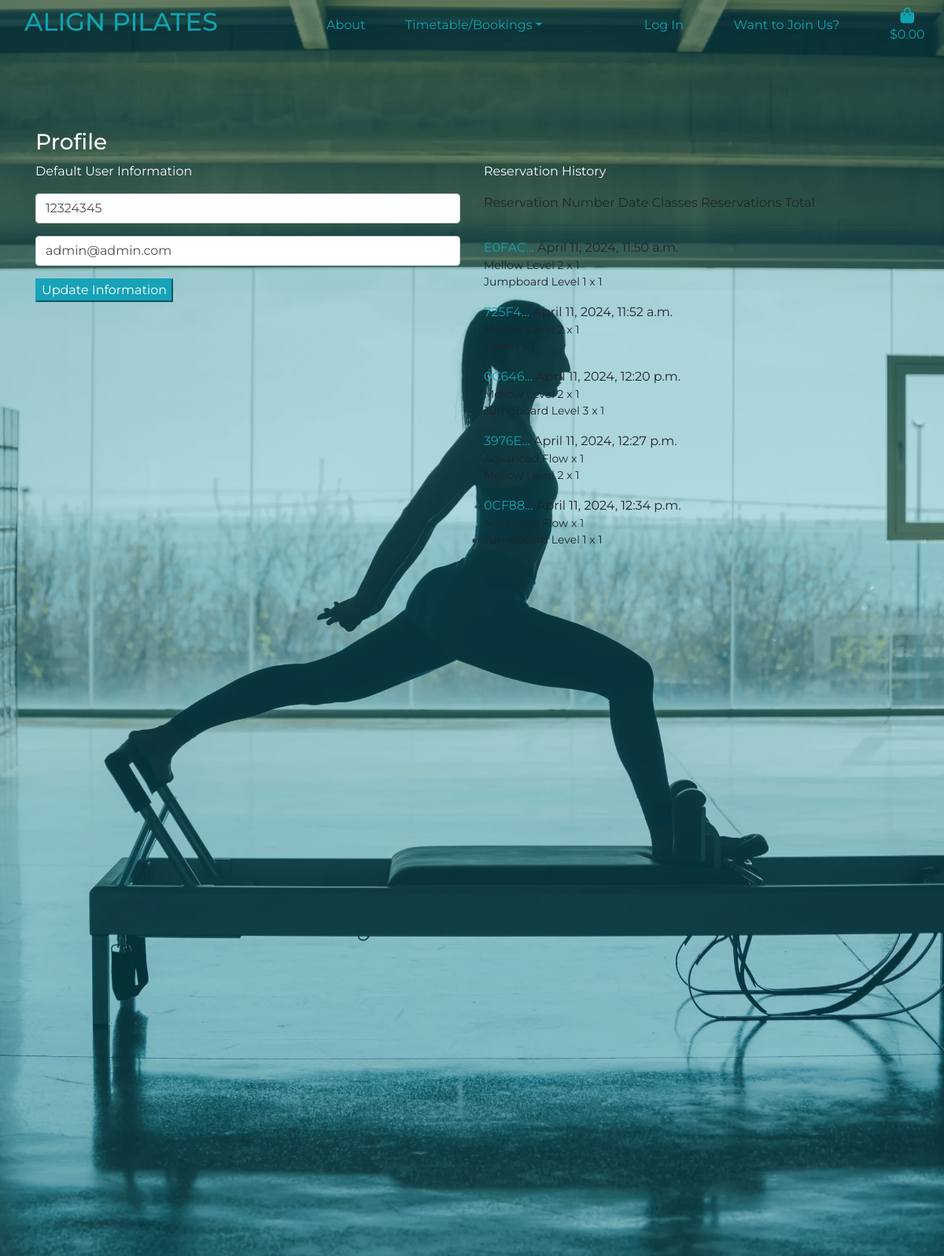
/profile/ (signed in), run on the app's committed database.
### profiles/models.py (models this page shows, shortened)
class UserProfile(models.Model):
    user = models.OneToOneField(User, on_delete=models.CASCADE)
    default_phone_number = models.CharField(max_length=20, null=True, blank=True)
    email = models.EmailField(max_length=254, null=False, blank=False)

### checkout/models.py (models this page shows, shortened)
class Reservation(models.Model):
    reservation_number = models.CharField(max_length=32, null=False, editable=False)
    user_profile = models.ForeignKey(UserProfile, on_delete=models.SET_NULL, null=True,
                                    blank=True, related_name='reservations')
    full_name = models.CharField(max_length=50, null=False, blank=False)
    email = models.EmailField(max_length=254, null=False, blank=False)
    phone_number = models.CharField(max_length=20, null=False, blank=False)
    date = models.DateTimeField(auto_now_add=True)
    reservation_total = models.DecimalField(max_digits=10, decimal_places=2, null=False, default=0)
    original_basket = models.TextField(null=False, blank=False, default='')
    stripe_pid = models.CharField(max_length=254, null=False, blank=False, default='')

class ReservationLineItem(models.Model):
    reservation = models.ForeignKey(Reservation, null=False, blank=False, on_delete=models.CASCADE, related_name='lineitems')
    class_type = models.ForeignKey(Class_Type, null=False, blank=False, on_delete=models.CASCADE)
    quantity = models.IntegerField(null=False, blank=False, default=1)
    lineitem_total = models.DecimalField(max_digits=6, decimal_places=2, null=False, blank=False, editable=False)

### classes/models.py (models this page shows)
class Class_Type(models.Model):
    name = models.CharField(max_length=254)
    level = models.ForeignKey('Level', null=True, blank=True, on_delete=models.SET_NULL)
    description = models.TextField()
    teacher = models.CharField(max_length=254)
    cost = models.DecimalField(max_digits=4, decimal_places=2)
    time = models.TimeField()
    day = models.CharField(max_length=9)
    rating = models.DecimalField(max_digits=6, decimal_places=2, null=True, blank=True)
    day_number = models.IntegerField(default=1)
    def __str__(self):
        return self.name

### profiles/views.py (the view)
# urls.py: path('profile/', include('profiles.urls')),
def profile(request):
    profile = get_object_or_404(UserProfile, user=request.user)
    if request.method == "POST":
        form = UserProfileForm(request.POST, instance=profile)
        if form.is_valid():
            form.save()
            messages.success(request, 'Profile Updated Successfully!')
    form = UserProfileForm(instance=profile)
    reservations = profile.reservations.all()
    template = 'profiles/profile.html'
    context = {
        'form': form,
        'reservations': reservations,
        'on_profile_page': True,
    }
    return render(request, template, context)

### profiles/forms.py
class UserProfileForm(forms.ModelForm):
    class Meta:
        model = UserProfile
        exclude = ('user',)
    def __init__(self, *args, **kwargs):
        super().__init__(*args, **kwargs)
        placeholders = {
            'full_name': 'Full Name',
            'email': 'Email Address',
            'default_phone_number': 'Phone Number',
        }
        self.fields['default_phone_number'].widget.attrs['autofocus'] = True
        for field in self.fields:
            if self.fields[field].required:
                placeholder = f'{placeholders[field]} *'
            else:
                placeholder = placeholders[field]
            self.fields[field].widget.attrs['placeholder'] = placeholder
            self.fields[field].widget.attrs['class'] = 'profile-form-input'
            self.fields[field].label = False

### basket/contexts.py (called while the page is built, shortened)
def basket_contents(request):
    basket_items = []
    grand_total = 0
    class_count = 0
    cost = 15
    basket = request.session.get('basket', {})
    context = {
        'basket_items': basket_items,
        'grand_total': grand_total,
        'class_count': class_count,
    }
    return context

### profiles/templates/profiles/profile.html (shortened to what this page needs)
{% extends 'base.html' %}
{% load static %}
{% block extra_css %}
    <link rel="stylesheet" href="{% static 'profiles/css/profile.css' %}">
{% endblock %}
{% block page_header %}
    <div class="container header-container">
    </div>
{% endblock %}
{% block content %}
    <div class="overlay"></div>
    <div class="container">
        <div class="row">
            <div class="col">
                <h3>Profile</h3>
            </div>
        </div>
        <div class="row">
            <div class="col-12 col-lg-6">
                <p>Default User Information</p>
                <form action="{% url 'profile' %}" class="mt-3" method="POST" id="profile-update-info-form">
                    {{ form|crispy }}
                    <button class="button btn-info">Update Information</button>
                </form>
            </div>
            <div class="col-12 col-lg-6">
                <p>Reservation History</p>
                <div class="table-responsive reservation-table">
                    <div class="table table-sm">
                        <thead>
                            <tr>
                                <th>Reservation Number</th>
                                <th>Date</th>
                                <th>Classes</th>
                                <th>Reservations Total</th>
                            </tr>
                        </thead>
                        <hr>
                        <tbody>
                            {% for reservation in reservations %}
                                <tr>
                                    <td>
                                        <a href="{% url 'reservation_history' reservation.reservation_number %}"
                                        title="{{ reservation.reservation_number }}">
                                        {{ reservation.reservation_number|truncatechars:6 }}
                                        </a>
                                    </td>
                                    <td>{{ reservation.date }}</td>
                                    <td>
                                        <ul class="list-unstyled">
                                            {% for reservation in reservation.lineitems.all %}
                                                <li class="small">{{ reservation.class_type }} x {{ reservation.quantity }}</li>
                                            {% endfor %}
                                        </ul>
                                    </td>
                                </tr>
                            {% endfor%}
                        </tbody>
                    </div>
                </div>
            </div>
        </div>
    </div>
{% endblock %}

### static/css/base.css (style rules this page uses)
html { height: 100%; }
body { background: url('/media/site-header.webp') no-repeat center center fixed; height: calc(100vh - 164px); background-size: cover; color: #fafafa; font-family: 'Montserrat'; }
.header-container { height: 164px; }
a { color: #0FA3B1; }
.overlay { height: 100%; width: 100%; top: 0; left: 0; position: fixed; background: #0FA3B1; opacity: 0.3; z-index: -1; }

### profiles/static/profiles/css/profile.css (style rules this page uses)
#profile-update-info-form input::placeholder, #profile-update-info-form { color: #2D3142; }
.reservation-table { max-height: 450px; overflow-y: auto; color: #fafafa !important; }

### data on the page
UserProfile: default_phone_number "12324345", email "admin@admin.com"
Reservation: reservation_number "E0FAC…", date "April 11, 2024, 11:50 a.m."
ReservationLineItem: class_type "Mellow Level 2", quantity "1"
ReservationLineItem: class_type "Jumpboard Level 1", quantity "1"
Reservation: reservation_number "725F4…", date "April 11, 2024, 11:52 a.m."
ReservationLineItem: class_type "Mellow Level 2", quantity "1"
Reservation: reservation_number "0C646…", date "April 11, 2024, 12:20 p.m."
ReservationLineItem: class_type "Mellow Level 2", quantity "1"
ReservationLineItem: class_type "Jumpboard Level 3", quantity "1"
Reservation: reservation_number "3976E…", date "April 11, 2024, 12:27 p.m."
ReservationLineItem: class_type "Advanced Flow", quantity "1"
ReservationLineItem: class_type "Mellow Level 2", quantity "1"
Reservation: reservation_number "0CF88…", date "April 11, 2024, 12:34 p.m."
ReservationLineItem: class_type "Advanced Flow", quantity "1"
ReservationLineItem: class_type "Jumpboard Level 1", quantity "1"
